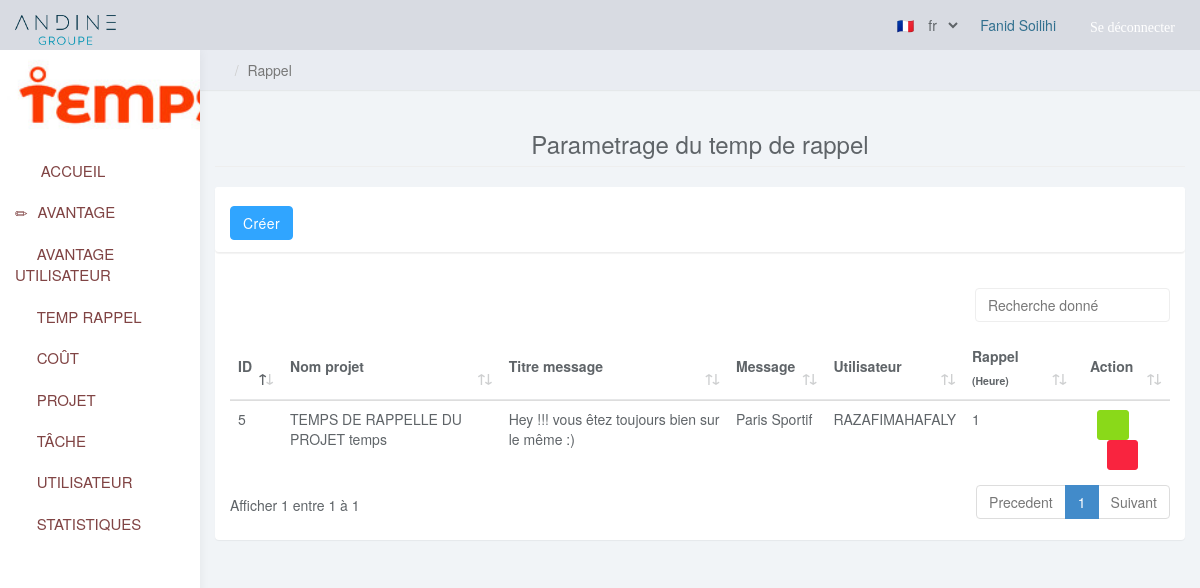
Page /public/Route.php?p=temps_rappel&lang=fr (signed in) on the committed database.
### tables this page shows
CREATE TABLE `tmp_notifications` (
  `id_notif` int(11) NOT NULL,
  `title` varchar(250) NOT NULL,
  `message` text NOT NULL,
  `ntime` datetime DEFAULT NULL,
  `repeat` int(11) NOT NULL DEFAULT 1,
  `publish_date` timestamp NOT NULL DEFAULT current_timestamp() ON UPDATE current_timestamp(),
  `id_user` int(11) NOT NULL
);

CREATE TABLE `tmp_projets` (
  `id_prj` int(11) NOT NULL,
  `nom` varchar(100) NOT NULL,
  `localisation` varchar(200) NOT NULL,
  `date_debut` date NOT NULL,
  `date_fin_theorique` date NOT NULL,
  `date_fin_reel` date NOT NULL
);

CREATE TABLE `tmp_users` (
  `id_user` int(11) NOT NULL,
  `nom` varchar(100) NOT NULL,
  `prenom` varchar(50) NOT NULL,
  `mail` varchar(100) NOT NULL,
  `level` varchar(255) NOT NULL,
  `tel` varchar(30) NOT NULL,
  `salaire` varchar(255) DEFAULT NULL,
  `psw` varchar(255) NOT NULL
);

### app/Autoloader.php (called while the page is built, shortened)
<?php
class Autoloader
{
    static function autoload($class)
    {
        if (strpos($class, __NAMESPACE__ . '\\') === 0) {
            $class = str_replace(__NAMESPACE__ . '\\', '', $class);
            $class = str_replace('\\', '/', $class);
        }
    }
}

### app/App.php (called while the page is built, shortened)
<?php
class App {
    private static $database;
    public static function getDb() {
        if (self::$database === null) {
            self::$database = new Database(DB_NAME, DB_USER, DB_PASS, DB_SERVER);
        }
        return self::$database;
    }
}

### app/Table/Notification.php (called while the page is built, shortened)
<?php
class Notification extends Table
{
    public static function listNotification()
    {
        $sql = "SELECT
                tmp_notifications.id_notif,
                tmp_users.nom,
                tmp_projets.nom AS nomP,
                tmp_notifications.repeat,
                tmp_notifications.message,
                tmp_notifications.title
                FROM
                    tmp_notifications
                INNER JOIN tmp_user_prj ON tmp_user_prj.id_user = tmp_notifications.id_user
                INNER JOIN tmp_projets ON tmp_projets.id_prj=tmp_user_prj.id_prj
                INNER JOIN tmp_users ON tmp_users.id_user=tmp_user_prj.id_user";
        return App::getDb()->query($sql);
    }
}

### app/Database.php (called while the page is built, shortened)
<?php
    class Database {
        private $pdo;
        private function getPDO() {
            if ($this->pdo === null) {
                $pdo = new PDO('mysql:dbname='.DB_NAME.';host='.DB_SERVER.'', ''.DB_USER.'', ''.DB_PASS.'');
                $pdo->setAttribute(PDO::ATTR_ERRMODE, PDO::ERRMODE_EXCEPTION);
                $pdo->exec("set names utf8");
                $this->pdo = $pdo;
            }
            return $this->pdo;
        }
        public function query($statement, $class_name = null, $one_result = false) {
            $req = $this->getPDO()->query($statement);
            if ($class_name === null) {
                $req->setFetchMode(PDO::FETCH_OBJ);
            } else {
                $req->setFetchMode(PDO::FETCH_CLASS, $class_name);
            }
            if ($one_result) {
                $data = $req->fetch();
            } else {
                $data = $req->fetchAll();
            }
            return $data;
        }
    }

### page/temps_rappel.php (the view, shortened to what this page needs)
<!DOCTYPE html>
<html>
    <head>
        <link rel="stylesheet" href="../public/plugins/datatables-bs4/css/dataTables.bootstrap4.min.css">
        <link rel="stylesheet" href="../public/plugins/datatables-responsive/css/responsive.bootstrap4.min.css">
        <link rel="stylesheet" href="../public/plugins/datatables-buttons/css/buttons.bootstrap4.min.css">
<body>
        <div class="col-sm-9 col-sm-offset-3 col-lg-10 col-lg-offset-2 main">
            <div class="row">
                <ol class="breadcrumb">
                    <li><a href="Route.php?p=home"><span class="glyphicon glyphicon-home"></span></a></li>
                    <li class="active">Rappel</li>
                </ol>
            </div>
            <div class="row">
                <div class="col-lg-12">
                </div>
            </div>
            <div class="row">
                <div class="col-lg-12">
                    <h3 class="page-header text text-center">Parametrage du temp de rappel </h3>
                </div>
            </div>
            <div class="row">
                <div class="col-lg-12">
                    <div class="panel panel-default">
                        <div class="panel panel-heading">
                           <a class="btn btn-primary" href="Route.php?p=new_temps_rappel&lang=<?=$_SESSION['lang']?>">Créer</a>
                        </div>
                        <div class="panel-body">
                            <table id="tbticket" class="table table-responsive">
                                <thead>
                                    <tr>
                                        <th>ID</th>
                                        <th>Nom projet</th>
                                        <th>Titre message</th>
                                        <th>Message</th>
                                        <th>Utilisateur</th>
                                        <th>Rappel <sub>(Heure)</sub></th>
                                        <th class="text text-center"> Action</th>
                                    </tr>
                                </thead>
                                <tbody>
                                   <?php $list_notif = App\Table\Notification::listNotification();
                                    if (!empty($list_notif)): ?>
                                        <?php foreach($list_notif as $notif): ?>
                                    <tr>
                                        <td><?= $notif->id_notif; ?></td>
                                        <td><?= $notif->title; ?></td>
                                        <td><?= $notif->message; ?></td>
                                        <td><?= $notif->nomP; ?></td>
                                        <td><?= $notif->nom; ?></td>
                                        <td><?= $notif->repeat; ?></td>
                                        <td class="text text-center">
                                            <a href="Route.php?p=edit_temps_rappel&lang=<?=$_SESSION['lang']?>&id=<?= $notif->id_notif; ?>" class='btn btn-success btn-sm glyphicon glyphicon-edit' title='Modifier'></a> &nbsp;&nbsp;&nbsp;&nbsp;
                                            <a href="Route.php?p=delete_rappel&id=<?= $notif->id_notif; ?>" class='btn btn-danger btn-sm glyphicon glyphicon-trash' title='Supprimer'></a>
                                        </td>
                                    </tr>
                                   <?php endforeach; ?>
                                  <?php endif; ?>
                                </tbody>
                            </table>
                        </div>
                    </div>
                </div>
            </div>
        </div>
    </body>
</html>

### public/css/styles.css (style rules this page uses)
body { background: #f1f4f7; padding-top: 50px; color: #5f6468; }
h1, h2, h3, h4, h5, h6 { color: #5f6468; }
h3, h4 { font-weight: 300; }
.btn-primary, .btn-primary:hover, .btn-primary:focus, .btn-primary:active, .btn-primary.active, .open > .dropdown-toggle.btn-primary, .btn-primary.disabled, .btn-primary[disabled], fieldset[disabled] .btn-primary, .btn-primary.disabled:hover, .btn-primary[disabled]:hover, fieldset[disabled] .btn-primary:hover, .btn-primary.disabled:focus, .btn-primary[disabled]:focus, fieldset[disabled] .btn-primary:focus, .btn-primary.disabled:active, .btn-primary[disabled]:active, fieldset[disabled] .btn-primary:active, .btn-primary.disabled.active, .btn-primary[disabled].active, fieldset[disabled] .btn-primary.active { background-color: #30a5ff; border-color: #30a5ff; }
.btn-success, .btn-success:hover, .btn-success:focus, .btn-success:active, .btn-success.active, .open > .dropdown-toggle.btn-success, .btn-success.disabled, .btn-success[disabled], fieldset[disabled] .btn-success, .btn-success.disabled:hover, .btn-success[disabled]:hover, fieldset[disabled] .btn-success:hover, .btn-success.disabled:focus, .btn-success[disabled]:focus, fieldset[disabled] .btn-success:focus, .btn-success.disabled:active, .btn-success[disabled]:active, fieldset[disabled] .btn-success:active, .btn-success.disabled.active, .btn-success[disabled].active, fieldset[disabled] .btn-success.active { background-color: #8ad919; border-color: #8ad919; }
.btn-danger, .btn-danger:hover, .btn-danger:focus, .btn-danger:active, .btn-danger.active, .open > .dropdown-toggle.btn-danger, .btn-danger.disabled, .btn-danger[disabled], fieldset[disabled] .btn-danger, .btn-danger.disabled:hover, .btn-danger[disabled]:hover, fieldset[disabled] .btn-danger:hover, .btn-danger.disabled:focus, .btn-danger[disabled]:focus, fieldset[disabled] .btn-danger:focus, .btn-danger.disabled:active, .btn-danger[disabled]:active, fieldset[disabled] .btn-danger:active, .btn-danger.disabled.active, .btn-danger[disabled].active, fieldset[disabled] .btn-danger.active { background-color: #f9243f; border-color: #f9243f; }
.panel { border: 0; }
.panel-heading { font-size: 18px; font-weight: 300; letter-spacing: 0.025em; height: 66px; line-height: 45px; }
.panel-default .panel-heading { background: #fff; border-bottom: 1px solid #eee; color: #5f6468; }
.breadcrumb { border-radius: 0; padding: 10px 15px; background: #e9ecf2; box-shadow: 0 1px 1px rgba(0, 0, 0, .05); margin: 0 ; }
.table { background: #fff; }
.table>thead>tr>th { border-bottom: 1px solid #e6e7e8; vertical-align: middle; height: 50px; }

### rows in the picture
tmp_notifications: id_notif "5", title "TEMPS DE RAPPELLE DU PROJET temps", message "Hey !!! vous êtez toujours bien sur le même :)", tmp_projets.nom "Paris Sportif", id_user.nom "RAZAFIMAHAFALY", repeat "1"

### other values in the picture
$_SESSION['user']['nom'] "Fanid"
$_SESSION['user']['prenom'] "Soilihi"
$lang['nav_logout'] "Se déconnecter"
$lang['s_home_pg'] "ACCUEIL"
$lang['s_avtg_pg'] "AVANTAGE"
$lang['s_avtg_usr_pg'] "AVANTAGE UTILISATEUR"
$lang['s_tmp_rpl'] "TEMP RAPPEL"
$lang['s_cout_pg'] "COÛT"
$lang['s_prj_pg'] "PROJET"
$lang['s_tsk_pg'] "TÂCHE"
$lang['s_usr_pg'] "UTILISATEUR"
$lang['s_stats_pg'] "STATISTIQUES"
